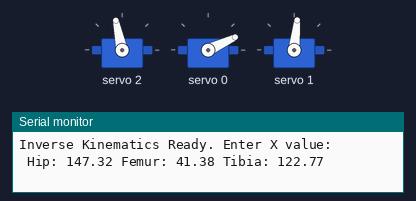
The sketch below on a simulated Arduino Nano, built with avr-gcc and run on an emulated ATmega328P. Parts: 3 × servo, the last lines printed to the serial monitor.

Above: at 0.05 s.
At 0.3 s:
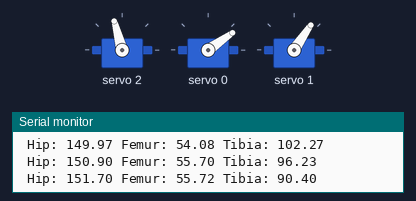
At 0.45 s:
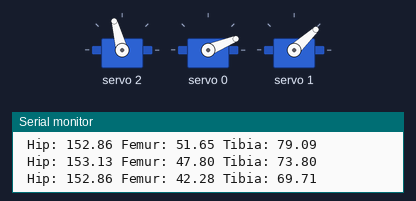
At 0.6 s:
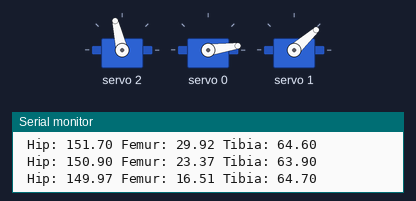
At 0.9 s:
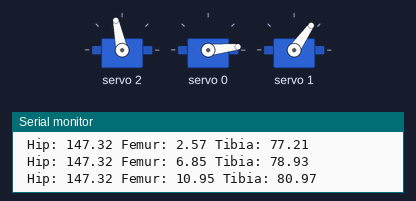
At 1.2 s:
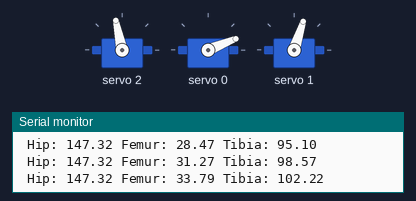
Timing chart, 0 to 3.1 s (numbered marks = the images above):
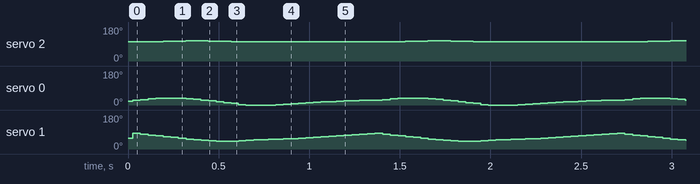

The sketch:

Planar_IK.ino
```cpp
// Designed for an Arduino Nano and PCA servo driver
// Implements Inverse Kinematics for a single leg

#include <Adafruit_PWMServoDriver.h>
#include "LegIK.h"

Adafruit_PWMServoDriver pwm = Adafruit_PWMServoDriver();
LegIK leg;

// Servo Limits
#define SERVO_MIN 500
#define SERVO_MAX 2500

// Servo Channels
#define CH_FEMUR 0
#define CH_TIBIA 1
#define CH_HIP   2

String readString = "";

// Default Home Position
float currentX = 0;
float currentY = 39.3; // L1, mm
float currentZ = 160; // Height of Dog, mm

void setup() {
  pwm.begin();
  pwm.setOscillatorFrequency(27000000);
  pwm.setPWMFreq(50);

  // Move to home position
  updateLeg(currentX, currentY, currentZ);

  Serial.begin(9600);
  Serial.println("Inverse Kinematics Ready. Enter X value:");
}

void loop() {

  //  while (Serial.available()) {
  //   char c = Serial.read();
  //   readString += c;
  //   delay(2);
  // }
  // if (readString.length() > 0) {
  //   float newZ = readString.toFloat();
  //   Serial.print("Moving Z to: "); Serial.println(newZ);

  //   // Update X, keep Y and Z fixed at home position
  //   currentZ = newZ;
  //   updateLeg(currentX, currentY, currentZ);

  //   readString = "";
  // }

  // for(int i = -80; i < 80; i+=5){
  //   // Update X, keep Y and Z fixed at home position
  //   updateLeg(i, currentY, currentZ);
  // }
  // for(int i = 80; i > -80; i-=5){
  //   // Update X, keep Y and Z fixed at home position
  //   updateLeg(i, currentY, currentZ);
  // }

  // for(int i = 60; i < 180; i+=5){
  //   // Update X, keep Y and Z fixed at home position
  //   updateLeg(currentX, currentY, i);
  // }
  // for(int i = 180; i > 60; i-=5){
  //   // Update X, keep Y and Z fixed at home position
  //   updateLeg(currentX, currentY, i);
  // }
  stepGait();
}

void stepGait() {
  int xMin = -80;
  int xMax = 80;
  int zBase = 180;    // "Ground" level
  int stepHeight = 60; // How high to lift (180 - 60 = 120 units of lift)

  // SWING PHASE: Move from Back (-80) to Front (80) in a semicircle
  // We use a float for 'i' to ensure smooth math for the sine wave
  for (float i = -80; i < 80; i += 10) {
    // Map the X position to a 0-180 degree range for the Sine wave
    float angle = ( (i - xMin) / (xMax - xMin) ) * PI;

    // Calculate Z: Start at base and subtract the sine offset
    int offsetZ = sin(angle) * stepHeight;
    int currentZ = zBase - offsetZ;

    updateLeg(i, currentY, currentZ);
  }

  // STANCE PHASE: Move from Front (80) back to Back (-80) horizontally
  // This is the part where the robot actually pushes its body forward
  for (int i = 80; i > -80; i -= 10) {
    updateLeg(i, currentY, zBase);
  }
}

void updateLeg(float x, float y, float z) {
  if (leg.calculate(x, y, z)) {
    float h = leg.getHipServoAngle();
    float f = leg.getFemurServoAngle();
    float t = leg.getTibiaServoAngle();

    // Debug output
    Serial.print(" Hip: "); Serial.print(h);
    Serial.print(" Femur: "); Serial.print(f);
    Serial.print(" Tibia: "); Serial.println(t);

    setServoAngle(CH_HIP, h);
    setServoAngle(CH_FEMUR, f);
    setServoAngle(CH_TIBIA, t);
  } else {
    Serial.println("Error: Target out of reach.");
  }
}

void setServoAngle(int channel, float angle) {
  // Constraint for safety
  if (angle < 0) angle = 0;
  if (angle > 270) angle = 270;

  // Allow 2 decimal places in servo angle
  int pulse = map(angle * 100, 0, 27000, SERVO_MIN, SERVO_MAX);
  pwm.writeMicroseconds(channel, pulse);
}
```

LegIK.cpp
```cpp
#include "LegIK.h"

LegIK::LegIK() {
  thetaHipServo = SERVO_CENTER_HIP;
  thetaFemurServo = SERVO_CENTER_FEMUR;
  thetaTibiaServo = SERVO_CENTER_TIBIA;
}

bool LegIK::calculate(float x, float y, float z) {
  // --- Hip Calculation ---
  // TODO: need to revisit eqns for hip....
  // Solve for the length D in the hip plane
  // D = sqrt(GivenY^2 + GivenZ^2 - L1^2)
  float term1 = (y * y) + (z * z) - (L1_HIP * L1_HIP);
  if (term1 < 0) return false; // Impossible geometry
  float D = z;
  // Calculate virtual Hip Angle
  // Note: atan2(y, z) handles the quadrant logic better than atan(y/z)
  float theta1_rad = atan2(y, z);
  // Final Hip Servo Angle
  thetaHipServo = SERVO_CENTER_HIP + toDegrees(theta1_rad);

  // --- Leg Plane (Femur & Tibia) ---
  // D is now the desired vertical distance in the leg-plane
  float G = sqrt((D * D) + (x * x));
  if (G > (L2_FEMUR + L3_TIBIA)) return false; // Target out of reach

  // Solve Theta 3 (Tibia/Knee)
  float numerator = (G * G) - (L2_FEMUR * L2_FEMUR) - (L3_TIBIA * L3_TIBIA);
  float denominator = -2.0 * L2_FEMUR * L3_TIBIA;
  float theta3_rad = acos(numerator / denominator);

  // Solve Theta 2 (Femur)
  float alpha_femur = atan2(x, D);
  float beta_femur = asin((L3_TIBIA * sin(theta3_rad)) / G);
  float theta2_rad = toRadians(90) - (beta_femur - alpha_femur); // TODO: will this reference to 90 deg cause issues if moving femur above horizontal?

  // Final Femur Servo Angle
  thetaFemurServo = SERVO_CENTER_FEMUR - toDegrees(theta2_rad);
  // Final Tibia Servo Angle
  float phi = toDegrees(theta3_rad) - THETA_TIBIA_OFFSET;
  float theta_s = 90 - phi + toDegrees(theta2_rad);
  thetaTibiaServo = SERVO_CENTER_TIBIA - theta_s;

  return true;
}

float LegIK::getHipServoAngle() { return thetaHipServo; }
float LegIK::getFemurServoAngle() { return thetaFemurServo; }
float LegIK::getTibiaServoAngle() { return thetaTibiaServo; }

float LegIK::toDegrees(float rad) { return rad * 180.0 / PI; }
float LegIK::toRadians(float deg) { return deg * PI / 180.0; }
```

LegIK.h
```cpp
#ifndef LEGIK_H
#define LEGIK_H

#include <Arduino.h>
#include <math.h>

class LegIK {
  public:
    LegIK();

    // Calculates target angles for servo (0-270 range)
    // Returns true if position is reachable, false if not
    bool calculate(float x, float y, float z);

    // Getters for the servo angles, accounting for alignment (in degrees)
    float getHipServoAngle();
    float getFemurServoAngle();
    float getTibiaServoAngle();

  private:
    // Limb lengths
    const float L1_HIP = 39.3;
    const float L2_FEMUR = 109.50;
    const float L3_TIBIA = 119.90;

    // Design offsets
    const float THETA_TIBIA_OFFSET = 5.88; // degrees
    // Servo Clocking Offsets, calibrated through clocking script
    const float SERVO_CENTER_HIP = 135.0;
    const float SERVO_CENTER_FEMUR = 75.0;
    const float SERVO_CENTER_TIBIA = 134.0;

    float thetaHipServo;
    float thetaFemurServo;
    float thetaTibiaServo;

    float toDegrees(float rad);
    float toRadians(float deg);
};

#endif
```

Measured:
- by itself, servo 2: repeats every 1.3 s: 103° 0.08 s, 104° 0.04 s, 105° 0.08 s, 106° 0.12 s, 105° 0.08 s, 104° 0.04 s, 103° 0.08 s, 102° 0.80 s
